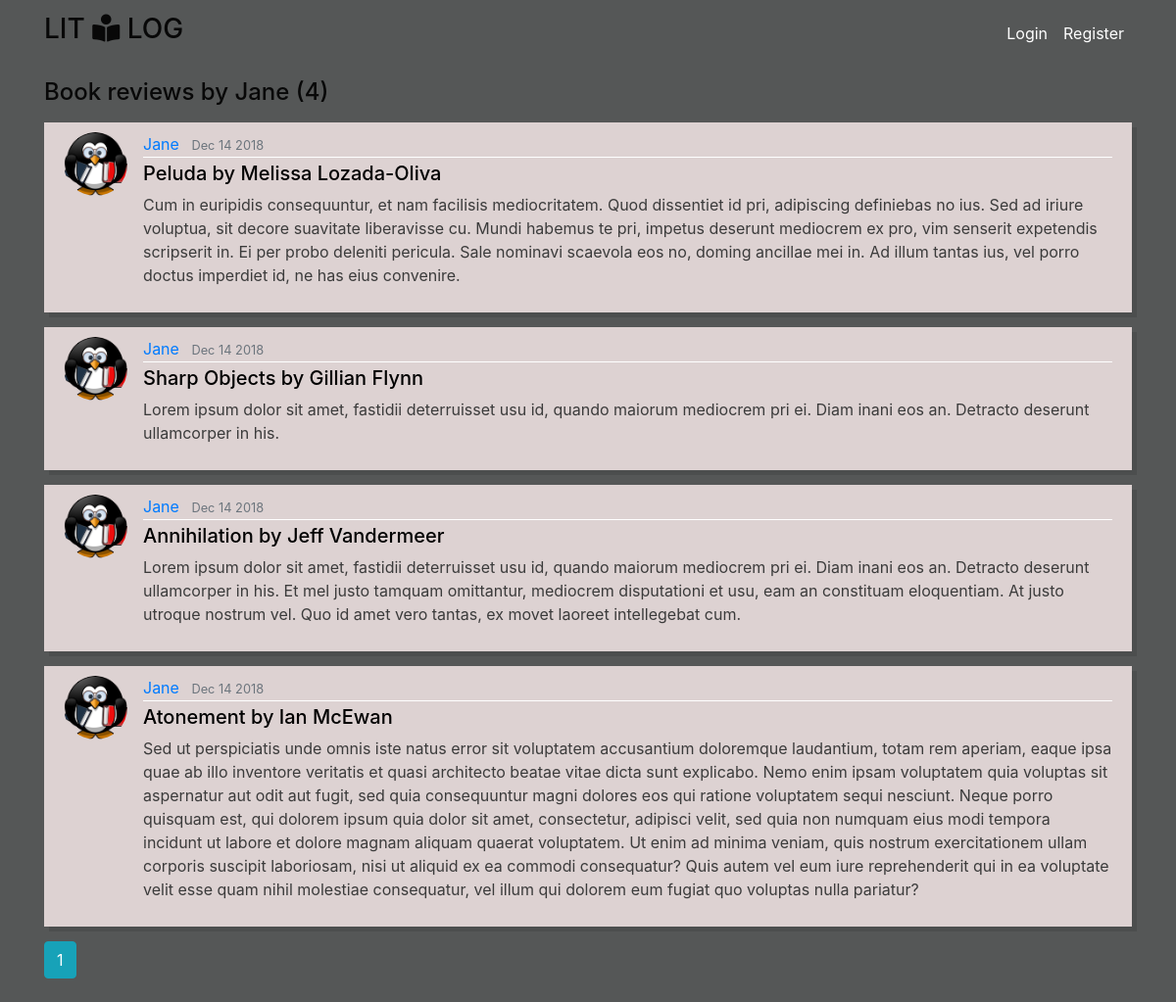
The app's page /user/Jane/ with its own data.
### litlog/models.py (models this page shows, shortened)
class User(db.Model, UserMixin):
	id = db.Column(db.Integer, primary_key=True)
	username = db.Column(db.String(20), unique=True, nullable=False)
	first = db.Column(db.String(35), nullable=False)
	last = db.Column(db.String(35), nullable=False)
	email = db.Column(db.String(20), unique=True, nullable=False)
	image_file = db.Column(db.String(20), nullable=False, default='default.png')
	password = db.Column(db.String(20), nullable=False)
	reviews = db.relationship('Book', backref='writer', cascade="all,delete", lazy=True)

class Book(db.Model):
    id = db.Column(db.Integer, primary_key=True)
    title = db.Column(db.String(100), nullable=False)
    author = db.Column(db.String(100), nullable=False)
    date_posted = db.Column(db.DateTime, nullable=False, default=datetime.utcnow)
    rating = db.Column(db.Integer, nullable=False)
    content = db.Column(db.Text, nullable=False)
    user_id = db.Column(db.Integer, db.ForeignKey('user.id'), nullable=False)

### litlog/routes.py (the view)
@app.route("/user/<string:username>/")
def user_reviews(username):
    page = request.args.get('page', 1, type=int)
    user = User.query.filter_by(username=username).first()
    books = Book.query.filter_by(writer=user).order_by(Book.date_posted.desc()).paginate(page=page, per_page=5)
    return render_template('user.html', books=books, user=user)

### litlog/templates/user.html
{% extends "layout.html" %}
{% block content%}
	<h4 class="mb-3">Book reviews by {{ user.username }} ({{ books.total }})</h4>
	{% for book in books.items %}
		<article class="media content-section">
			<img class="rounded-circle article-img" src="{{ url_for('static', filename='pics/' + book.writer.image_file) }}">
		  <div class="media-body">
		    <div class="article-metadata">
		      <a class="mr-2" href="{{ url_for('user_reviews', username=book.writer.username) }}">{{ book.writer.username }}</a>
		      <small class="text-muted">{{ book.date_posted.strftime('%b %d %Y') }}</small>
		    </div>
		    <h5><a class="article-title" href="{{ url_for('review', review_id=book.id)}}">{{ book.title }} by {{ book.author }}</a></h5>
		    <p class="article-content">{{ book.content }}</p>
		  </div>
		</article>
	{% endfor %}
	{% for page_num in books.iter_pages(left_edge=1, right_edge=1, left_current=2, right_current=2) %}
		{% if page_num %}
			{% if books.page == page_num %}
				<a class="btn btn-info mb-4" href="{{ url_for('user_reviews', username=user.username, page=page_num) }}">{{ page_num }}</a>
			{% else %}
				<a class="btn btn-outline-info mb-4" href="{{ url_for('user_reviews', username=user.username, page=page_num) }}">{{ page_num }}</a>
			{% endif %}
		{% else %}
			...
		{% endif %}
	{% endfor %}
{% endblock content %}

### litlog/static/style.css (style rules this page uses)
body { background: #555757; color: #3b3b3b; margin-top: 5em; }
h1, h2, h3, h4, h5, h6 { color: #080808; }
.content-section { background: #ddd2d2; padding: 10px 20px; margin-bottom: 15px; box-shadow: 5px 5px rgba(0, 0, 0, 0.1); }
.article-title { color: black; }
.article-content { white-space: pre-line; }
.article-img { height: 65px; width: 65px; margin-right: 16px; }
.article-metadata { padding-bottom: 1px; margin-bottom: 4px; border-bottom: 1px solid white; }

### records on screen
User: username "Jane"
Book: image_file (placeholder picture), writer.username "Jane", date_posted "Dec 14 2018", title "Peluda", author "Melissa Lozada-Oliva", content "Cum in euripidis consequuntur, et nam facilisis mediocritatem. Quod dissentiet id pri, adipiscing definiebas no ius. Sed ad iriure voluptua, sit decore suavitate liberavisse cu. Mundi habemus te pri, impetus deserunt mediocrem ex pro, vim senserit expetendis scripserit in. Ei per probo deleniti pericula. Sale nominavi scaevola eos no, doming ancillae mei in. Ad illum tantas ius, vel porro doctus imperdiet id, ne has eius convenire."
Book: image_file (placeholder picture), writer.username "Jane", date_posted "Dec 14 2018", title "Sharp Objects", author "Gillian Flynn", content "Lorem ipsum dolor sit amet, fastidii deterruisset usu id, quando maiorum mediocrem pri ei. Diam inani eos an. Detracto deserunt ullamcorper in his."
Book: image_file (placeholder picture), writer.username "Jane", date_posted "Dec 14 2018", title "Annihilation", author "Jeff Vandermeer", content "Lorem ipsum dolor sit amet, fastidii deterruisset usu id, quando maiorum mediocrem pri ei. Diam inani eos an. Detracto deserunt ullamcorper in his. Et mel justo tamquam omittantur, mediocrem disputationi et usu, eam an constituam eloquentiam. At justo utroque nostrum vel. Quo id amet vero tantas, ex movet laoreet intellegebat cum."
Book: image_file (placeholder picture), writer.username "Jane", date_posted "Dec 14 2018", title "Atonement", author "Ian McEwan", content "Sed ut perspiciatis unde omnis iste natus error sit voluptatem accusantium doloremque laudantium, totam rem aperiam, eaque ipsa quae ab illo inventore veritatis et quasi architecto beatae vitae dicta sunt explicabo. Nemo enim ipsam voluptatem quia voluptas sit aspernatur aut odit aut fugit, sed quia consequuntur magni dolores eos qui ratione voluptatem sequi nesciunt. Neque porro quisquam est, qui dolorem ipsum quia dolor sit amet, consectetur, adipisci velit, sed quia non numquam eius modi tempora incidunt ut labore et dolore magnam aliquam quaerat voluptatem. Ut enim ad minima veniam, quis nostrum exercitationem ullam corporis suscipit laboriosam, nisi ut aliquid ex ea commodi…"

### other values on screen
{{ books.total }} "4"
{{ page_num }} "1"
